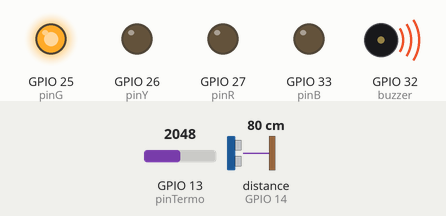
Recording of a sketch running on a simulated ESP32. Shown: output pins drawn as LEDs (lit = HIGH), buzzer (waves = sounding). Wiring (inferred from the names in the program): ultrasonic range finder: trigger GPIO 12; echo GPIO 14. The test bench sets the inputs (shaded band); at power-on: GPIO 13 (pinTermo) = 2048, distance to the obstacle (sensor on GPIO 14) 80 cm. The echo pulse lasts 58.3 µs per cm; pins used as bus, display or sensor lines are not drawn.

Above: at 1.2 s.
1.3 s: GPIO 13 (pinTermo) set to 1955
4.3 s: GPIO 13 (pinTermo) set to 1855
At 4.7 s:
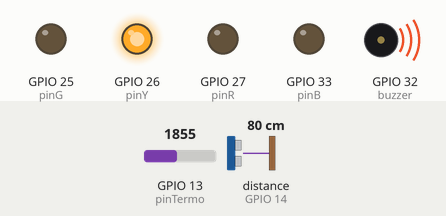
7.3 s: GPIO 13 (pinTermo) set to 1009
10.3 s: GPIO 13 (pinTermo) set to 930
At 10.8 s:
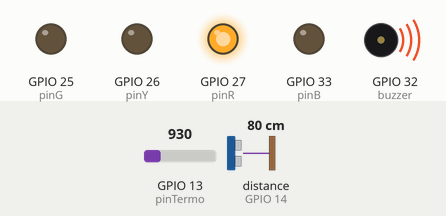
13.3 s: distance to the obstacle (sensor on GPIO 14) set to 148 cm
At 13.9 s:
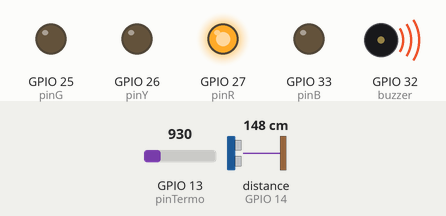
16.3 s: distance to the obstacle (sensor on GPIO 14) set to 153 cm
At 17.8 s:
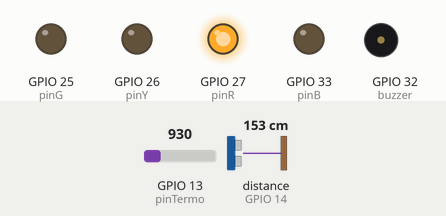
Timing chart, 0 to 18.8 s (numbered marks = the images above; inputs shaded):
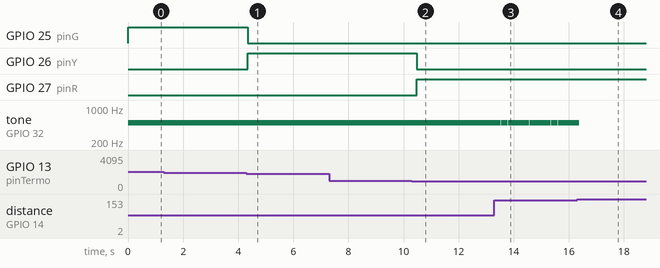

The sketch:

Codigo_Trainee_Zenith.ino
```cpp
#define pinTermo 13
#define TRIG_1 12
#define ECHO_1 14
#define pinR 27
#define pinY 26
#define pinG 25
#define pinB 33
#define buzzer 32


const float BETA = 3950; //coeficiente beta do termistor

void setup() {
  Serial.begin(115200);
  pinMode(pinTermo,INPUT);
  pinMode(TRIG_1, OUTPUT);
  pinMode(ECHO_1, INPUT);
  pinMode(pinR,OUTPUT);
  pinMode(pinY,OUTPUT);
  pinMode(pinG,OUTPUT);
  pinMode(pinB,OUTPUT);
}

void loop() {
  int analogValue = analogRead(pinTermo);
  float celsius = 1 / (log(1 / (4095. / analogValue - 1)) / BETA + 1.0 / 298.15) - 273.15;

  // Inicia uma nova medição do sensor ultrassonico
  digitalWrite(TRIG_1, HIGH);
  delayMicroseconds(10);
  digitalWrite(TRIG_1, LOW);

  // Distância do ultrassonico em centimetros
  int distance1 = pulseIn(ECHO_1, HIGH)/58;

  //Definindo a cor do LED baseado na temperatura em celsius
  if(celsius<=2){
    digitalWrite(pinR, LOW);
    digitalWrite(pinY, LOW);
    digitalWrite(pinG, LOW);
    digitalWrite(pinB, HIGH);
  }else if(celsius<=28){
    digitalWrite(pinR, LOW);
    digitalWrite(pinY, LOW);
    digitalWrite(pinG, HIGH);
    digitalWrite(pinB, LOW);
  }else if(celsius<=54){
    digitalWrite(pinR, LOW);
    digitalWrite(pinY, HIGH);
    digitalWrite(pinG, LOW);
    digitalWrite(pinB, LOW);
  }else{
    digitalWrite(pinR, HIGH);
    digitalWrite(pinY, LOW);
    digitalWrite(pinG, LOW);
    digitalWrite(pinB, LOW);
  }

  // Verificação da distância do sensor utrassônico para tocar (ou não) o buzzer
  if(distance1<=150){
    tone(buzzer,500);
    delay(250);
    noTone(buzzer);
  }
}
```

Measured:
- the behaviour switches between 1913 and 1912 on GPIO 13 (pinTermo) (found by bisection; images 0 and 1)
- the behaviour switches between 967 and 966 on GPIO 13 (pinTermo) (found by bisection; images 1 and 2)
- the behaviour switches between 150 and 151 cm on distance to the obstacle (sensor on GPIO 14) (found by bisection; images 3 and 4)
- after the input at 4.3 s, GPIO 25 (pinG): HIGH → LOW after 0.05 s; GPIO 26 (pinY): LOW → HIGH after 0.05 s
- after the input at 10.3 s, GPIO 26 (pinY): HIGH → LOW after 0.17 s; GPIO 27 (pinR): LOW → HIGH after 0.17 s
- after the input at 13.3 s, tone on GPIO 32 (buzzer): alternates 500 Hz for 0.25 s and silent for 0.01 s, starting after 0.23 s
- after the input at 16.3 s, tone on GPIO 32 (buzzer): goes on until 16.4 s, then stays silent
